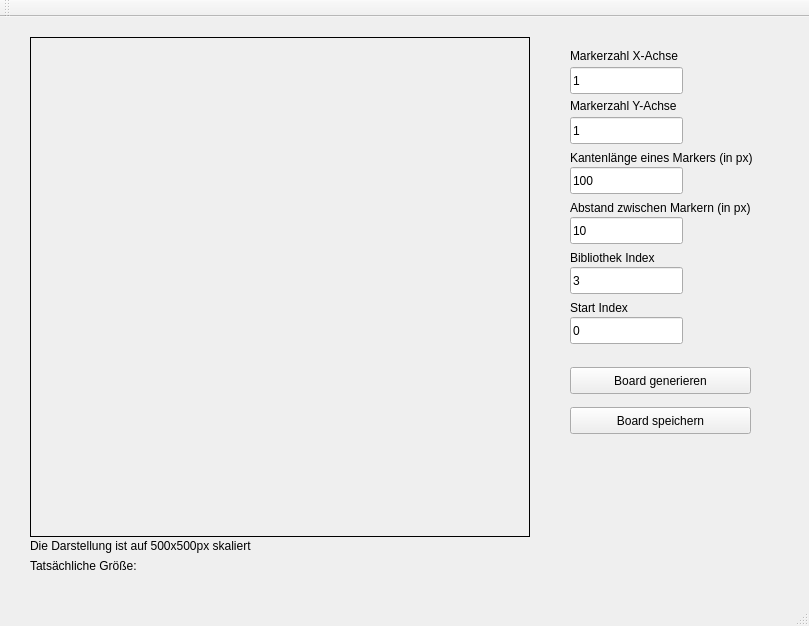
<?xml version="1.0" encoding="UTF-8"?>
<ui version="4.0">
 <class>boardGenerator</class>
 <widget class="QMainWindow" name="boardGenerator">
  <property name="geometry">
   <rect>
    <x>0</x>
    <y>0</y>
    <width>809</width>
    <height>626</height>
   </rect>
  </property>
  <property name="windowTitle">
   <string>boardGenerator</string>
  </property>
  <widget class="QWidget" name="centralWidget">
   <widget class="QLabel" name="display_image">
    <property name="geometry">
     <rect>
      <x>30</x>
      <y>20</y>
      <width>500</width>
      <height>500</height>
     </rect>
    </property>
    <property name="frameShape">
     <enum>QFrame::Panel</enum>
    </property>
    <property name="lineWidth">
     <number>1</number>
    </property>
    <property name="text">
     <string/>
    </property>
   </widget>
   <widget class="QLineEdit" name="xCount">
    <property name="geometry">
     <rect>
      <x>570</x>
      <y>50</y>
      <width>113</width>
      <height>27</height>
     </rect>
    </property>
    <property name="text">
     <string>1</string>
    </property>
   </widget>
   <widget class="QLabel" name="label">
    <property name="geometry">
     <rect>
      <x>570</x>
      <y>30</y>
      <width>151</width>
      <height>17</height>
     </rect>
    </property>
    <property name="text">
     <string>Markerzahl X-Achse</string>
    </property>
   </widget>
   <widget class="QLabel" name="label_2">
    <property name="geometry">
     <rect>
      <x>570</x>
      <y>80</y>
      <width>151</width>
      <height>17</height>
     </rect>
    </property>
    <property name="text">
     <string>Markerzahl Y-Achse</string>
    </property>
   </widget>
   <widget class="QLineEdit" name="yCount">
    <property name="geometry">
     <rect>
      <x>570</x>
      <y>100</y>
      <width>113</width>
      <height>27</height>
     </rect>
    </property>
    <property name="text">
     <string>1</string>
    </property>
   </widget>
   <widget class="QLabel" name="label_3">
    <property name="geometry">
     <rect>
      <x>570</x>
      <y>130</y>
      <width>241</width>
      <height>21</height>
     </rect>
    </property>
    <property name="text">
     <string>Kantenlänge eines Markers (in px)</string>
    </property>
   </widget>
   <widget class="QLineEdit" name="markerLength">
    <property name="geometry">
     <rect>
      <x>570</x>
      <y>150</y>
      <width>113</width>
      <height>27</height>
     </rect>
    </property>
    <property name="text">
     <string>100</string>
    </property>
   </widget>
   <widget class="QLineEdit" name="markerSeparation">
    <property name="geometry">
     <rect>
      <x>570</x>
      <y>200</y>
      <width>113</width>
      <height>27</height>
     </rect>
    </property>
    <property name="text">
     <string>10</string>
    </property>
   </widget>
   <widget class="QLabel" name="label_4">
    <property name="geometry">
     <rect>
      <x>570</x>
      <y>180</y>
      <width>241</width>
      <height>21</height>
     </rect>
    </property>
    <property name="text">
     <string>Abstand zwischen Markern (in px)</string>
    </property>
   </widget>
   <widget class="QLineEdit" name="Dictionary">
    <property name="geometry">
     <rect>
      <x>570</x>
      <y>250</y>
      <width>113</width>
      <height>27</height>
     </rect>
    </property>
    <property name="text">
     <string>3</string>
    </property>
   </widget>
   <widget class="QLabel" name="label_5">
    <property name="geometry">
     <rect>
      <x>570</x>
      <y>230</y>
      <width>241</width>
      <height>21</height>
     </rect>
    </property>
    <property name="text">
     <string>Bibliothek Index</string>
    </property>
   </widget>
   <widget class="QLabel" name="label_6">
    <property name="geometry">
     <rect>
      <x>570</x>
      <y>280</y>
      <width>241</width>
      <height>21</height>
     </rect>
    </property>
    <property name="text">
     <string>Start Index</string>
    </property>
   </widget>
   <widget class="QLineEdit" name="StartIndex">
    <property name="geometry">
     <rect>
      <x>570</x>
      <y>300</y>
      <width>113</width>
      <height>27</height>
     </rect>
    </property>
    <property name="text">
     <string>0</string>
    </property>
   </widget>
   <widget class="QPushButton" name="generateBoard">
    <property name="geometry">
     <rect>
      <x>570</x>
      <y>350</y>
      <width>181</width>
      <height>27</height>
     </rect>
    </property>
    <property name="text">
     <string>Board generieren</string>
    </property>
   </widget>
   <widget class="QPushButton" name="saveBoard">
    <property name="geometry">
     <rect>
      <x>570</x>
      <y>390</y>
      <width>181</width>
      <height>27</height>
     </rect>
    </property>
    <property name="text">
     <string>Board speichern</string>
    </property>
   </widget>
   <widget class="QLabel" name="label_7">
    <property name="geometry">
     <rect>
      <x>30</x>
      <y>520</y>
      <width>401</width>
      <height>17</height>
     </rect>
    </property>
    <property name="text">
     <string>Die Darstellung ist auf 500x500px skaliert</string>
    </property>
   </widget>
   <widget class="QLabel" name="label_8">
    <property name="geometry">
     <rect>
      <x>30</x>
      <y>540</y>
      <width>141</width>
      <height>17</height>
     </rect>
    </property>
    <property name="text">
     <string>Tatsächliche Größe:</string>
    </property>
   </widget>
   <widget class="QLabel" name="actualSize">
    <property name="geometry">
     <rect>
      <x>170</x>
      <y>540</y>
      <width>361</width>
      <height>17</height>
     </rect>
    </property>
    <property name="text">
     <string/>
    </property>
   </widget>
  </widget>
  <widget class="QMenuBar" name="menuBar">
   <property name="geometry">
    <rect>
     <x>0</x>
     <y>0</y>
     <width>809</width>
     <height>25</height>
    </rect>
   </property>
  </widget>
  <widget class="QToolBar" name="mainToolBar">
   <attribute name="toolBarArea">
    <enum>TopToolBarArea</enum>
   </attribute>
   <attribute name="toolBarBreak">
    <bool>false</bool>
   </attribute>
  </widget>
  <widget class="QStatusBar" name="statusBar"/>
 </widget>
 <layoutdefault spacing="6" margin="11"/>
 <resources/>
 <connections/>
</ui>
